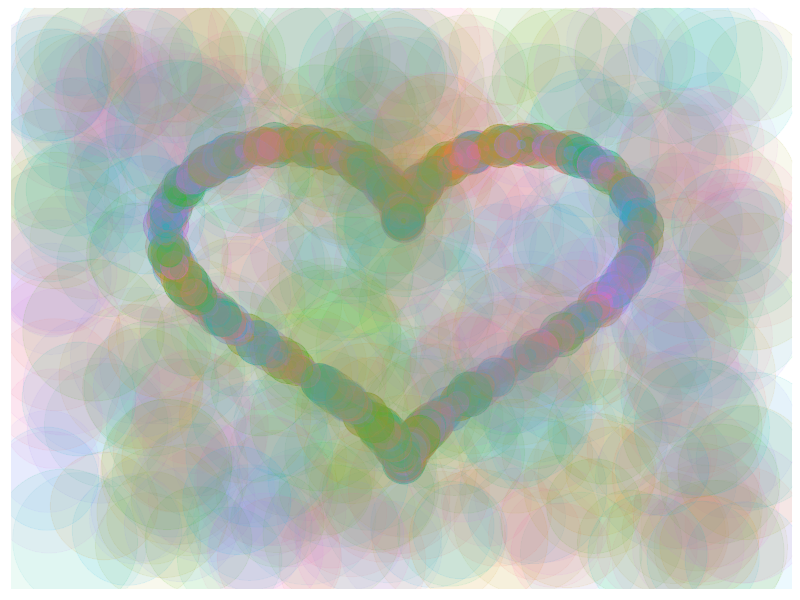

Write R code to recreate this figure.
library(ggplot2)

#source of the butterfly equation and code
#https://aschinchon.wordpress.com/2014/08/04/butterfly/
butterfly_equation <- function(t)
  data.frame(x = sin(t)*(exp(1)^cos(t)-2*cos(4*t)-(sin(t/12))^5), 
             y = cos(t)*(exp(1)^cos(t)-2*cos(4*t)-(sin(t/12))^5))

#source of the heart equation
#http://stackoverflow.com/questions/8082429/plot-a-heart-in-r
heart_equation <- function(t)
  data.frame(x = 16*sin(t)^3, 
             y = (13*cos(t)-5*cos(2*t)-2*cos(3*t)-cos(4*t))+8)/6

plot_nicely <- function(what) {
  pos_images <- c("heart", "butterfly")
  image_function <- switch(what,
                           butterfly = butterfly_equation,
                           heart = heart_equation)
  
  npoints=500
  npointsb=1200
  opt <- theme(legend.position="none",
               panel.background = element_blank(),
               panel.grid = element_blank(),
               axis.ticks=element_blank(),
               axis.title=element_blank(),
               axis.text =element_blank())
  t <- seq(0, 10*pi, length = npointsb)
  point_image <- cbind(image_function(t),
                     data.frame(s = runif(npointsb, min = 1, max = 15), 
                                f = factor(sample(1L:10, npointsb, TRUE)), 
                                a = runif(npointsb, min = 0.2, max = 0.5)))
  points <- data.frame(x = runif(npoints, -4, 4), 
                       y = runif(npoints, -3, 5), 
                       s = runif(npoints, min = 30, max =50), 
                       f = factor(sample(1L:10, npoints, TRUE)), 
                       a = runif(npoints, min= 0.05, max = 0.08))
  data=rbind(point_image, points)
  ggplot(data, aes(x, y, colour = f)) +
    geom_point(alpha = data[["a"]],size=data[["s"]]) + 
    opt
}

plot_nicely("heart")
